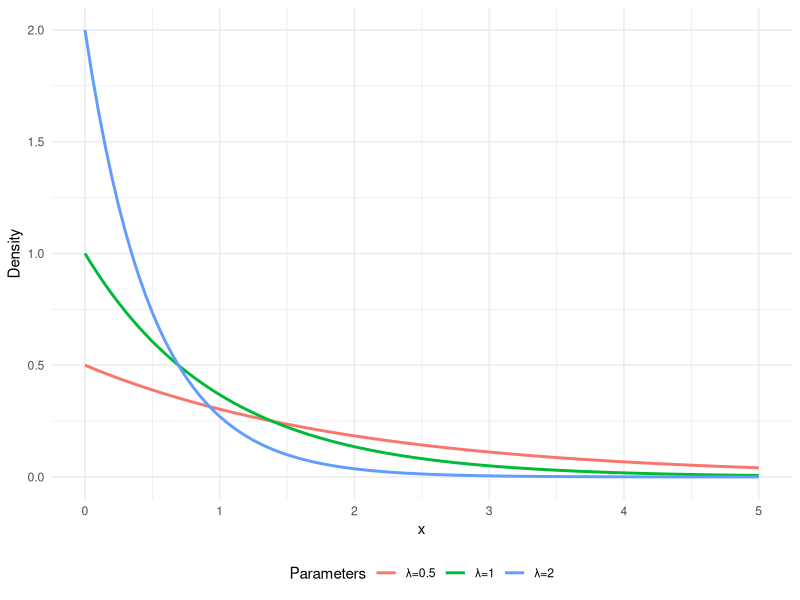

R code for this plot:
## ---- chunk 1
#| eval: true
#| echo: false
#| warning: false
#| label: fig-Exponential_Distribution
#| fig-cap: Exponential distribution.
# Packages
library(ggplot2)

# Plot
ggplot2::ggplot(data.frame(x = c(0, 5)), aes(x)) +
  ggplot2::stat_function(
    fun = dexp, args = list(rate = 0.5),
    aes(color = "λ=0.5"),  linewidth = 1
  ) +
  ggplot2::stat_function(
    fun = dexp, args = list(rate = 1),
    aes(color = "λ=1"),  linewidth = 1
  ) +
  ggplot2::stat_function(
    fun = dexp, args = list(rate = 2),
    aes(color = "λ=2"),  linewidth = 1
  ) +
  ggplot2::labs(color = "Parameters") +
  ggplot2::ylab("Density") +
  ggplot2::xlab("x") +
  ggplot2::theme_minimal() +
  ggplot2::theme(legend.position = "bottom")
